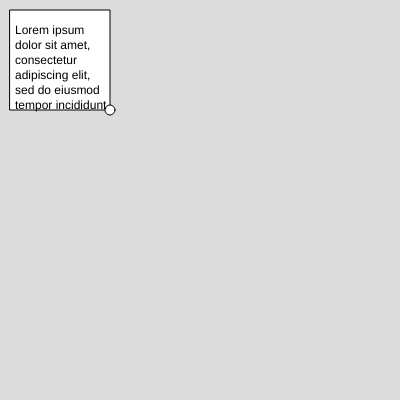
Frame 1 (no input)
Frame 60 (no input): identical to frame 1, image omitted
Frame 120 (the mouse pressed at the canvas centre since frame 60): identical to frame 1, image omitted

The p5.js sketch that drew this single still picture (run headless with seeded random() and noise() and a simulated clock; from frame 60 on, the mouse is pressed at the canvas centre):

// p5.js sketch
// ── sketch.js
// example illustrating how to DIY a text box 
// moving the mouse too quickly will cause it to lose focus.
// increase the threshold size to change the tolerance

// variables for the text and the rect around it
let sqx, sqy, sqw, sqh;
let threshold = 20;
// dummy text
let myText = "Lorem ipsum dolor sit amet, consectetur adipiscing elit, sed do eiusmod tempor incididunt ut labore et dolore magna aliqua. Ut enim ad minim veniam, quis nostrud exercitation ullamco laboris nisi ut aliquip ex ea commodo consequat. Duis aute irure dolor in reprehenderit in voluptate velit esse cillum dolore eu fugiat nulla pariatur. Excepteur sint occaecat cupidatat non proident, sunt in culpa qui officia deserunt mollit anim id est laborum.";

function setup() {
  createCanvas(400, 400);
  // initialize the vars
  sqx = 10;
  sqy=10;
  sqw=100,
  sqh=100;
}

function draw() {
  background(220);
  // word wrap style
  textWrap(WORD);
  // draw the rect and the handle 
  rect(sqx, sqy, sqw, sqh);
  ellipse(sqx+sqw, sqy+sqh, threshold/2);
  // write the text, width and height indicate where txt should wrap
  text(myText,sqx+5, sqy+15, sqw, sqh);
}

// if you've clicked and dragged the mouse in the "handle" area
// update the variables
function mouseDragged(){
  if(dist(mouseX, mouseY, sqx+sqw, sqy+sqh)< threshold){
     sqw = mouseX-sqx;
    sqh = mouseY-sqy;
     }
}
